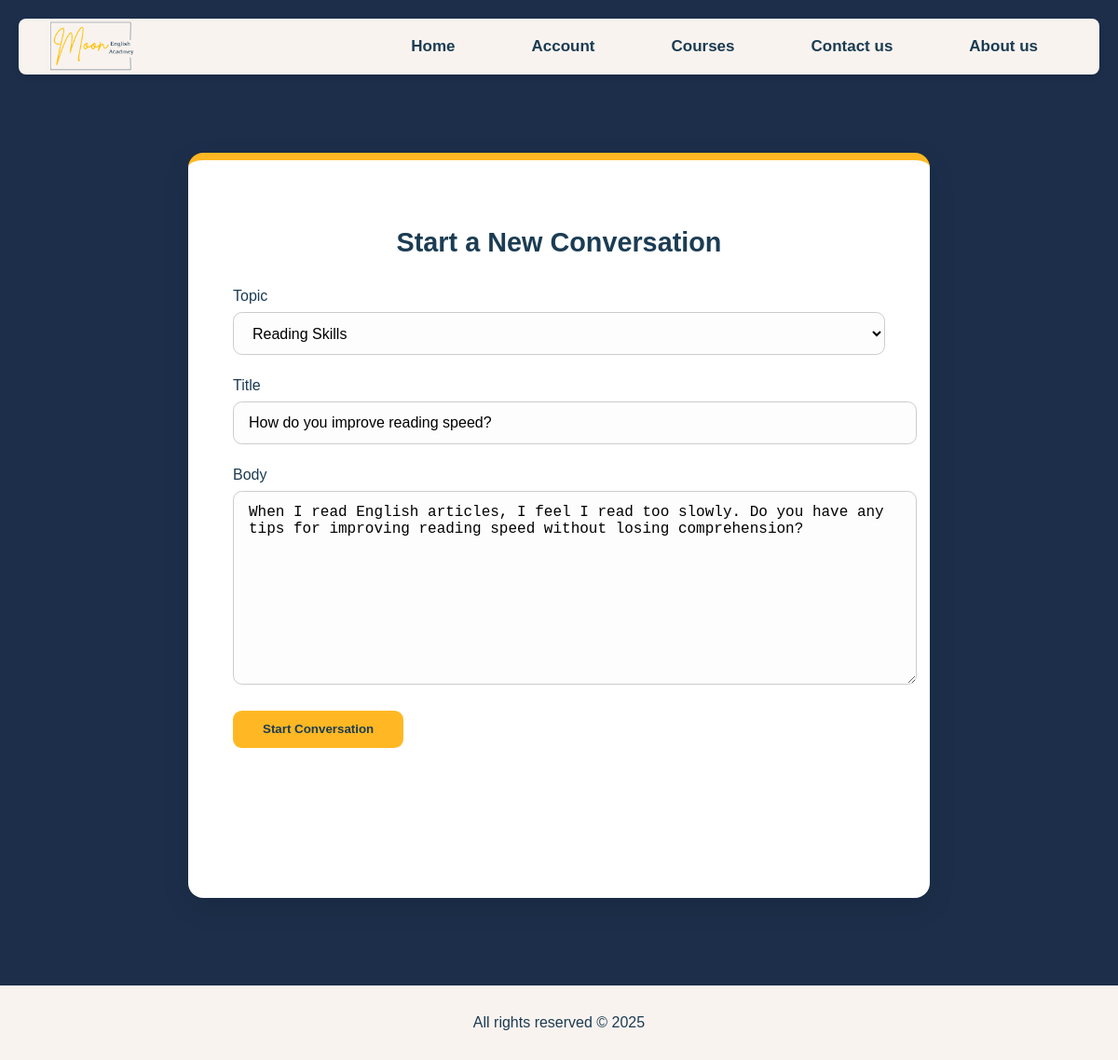
The page /conversation/13/edit/ (signed in) on the database its author committed.
### main/models.py (models this page shows, shortened)
class Conversation(models.Model):
    topic = models.CharField(max_length=100, choices=CONVERSATION_TOPICS)
    user = models.ForeignKey(User, on_delete=models.CASCADE, related_name='conversations')
    title = models.CharField(max_length=200)
    body = models.TextField()
    created = models.DateTimeField(auto_now_add=True)
    updated = models.DateTimeField(auto_now=True)
    participants = models.ManyToManyField(User, related_name='participated_conversations', blank=True)

### main/views.py (the view)
# urls.py: path('conversation/<int:pk>/edit/', views.conversation_edit, name='conversation_edit'),
@login_required
def conversation_edit(request, pk):
    conversation = get_object_or_404(Conversation, pk=pk)
    if request.user != conversation.user:
        return redirect('conversation_detail', pk=pk)
    if request.method == 'POST':
        form = ConversationForm(request.POST, instance=conversation)
        if form.is_valid():
            form.save()
            return redirect('conversation_detail', pk=conversation.pk)
    else:
        form = ConversationForm(instance=conversation)
    return render(request, 'conversation_form.html', {'form': form, 'conversation': conversation})

### main/forms.py
class ConversationForm(forms.ModelForm):
    class Meta:
        model = Conversation
        fields = ['topic', 'title', 'body']

### templates/conversation_form.html (shortened to what this page needs)
{% extends 'base.html' %}
{% load static %}
{% block extra_css %}
  <link rel="stylesheet" href="{% static 'css/conversation_form.css' %}">
{% endblock %}
{% block content %}
<main class="conversation-form-container">
  <div class="conversation-form-box">
    <h2 class="form-title">Start a New Conversation</h2>
    <form method="POST" class="conversation-form">
      <div class="form-group">
        <label for="id_topic">Topic</label>
        {{ form.topic }}
      </div>
      <div class="form-group">
        <label for="id_title">Title</label>
        {{ form.title }}
      </div>
      <div class="form-group">
        <label for="id_body">Body</label>
        {{ form.body }}
      </div>
      <button type="submit" class="submit-btn">Start Conversation</button>
    </form>
  </div>
</main>
{% endblock %}

### static/css/style.css (style rules this page uses)
body { font-family: Arial, sans-serif; background-color: #1c2e4a; color: #1B3C53; margin: 0; padding: 0; direction: ltr; text-align: left; position: relative; }

### static/css/conversation_form.css (style rules this page uses)
.conversation-form-container { display: flex; justify-content: center; padding: 4rem 1rem; min-height: 100vh; }
.conversation-form-box { background-color: #ffffff; padding: 3rem; border-radius: 1rem; width: 100%; max-width: 700px; box-shadow: 0 10px 30px rgba(0, 0, 0, 0.1); border-top: 8px solid #FFB823; }
.form-title { font-size: 1.8rem; color: #1B3C53; margin-bottom: 2rem; text-align: center; font-weight: 600; }
.conversation-form .form-group { margin-bottom: 1.5rem; }
.conversation-form label { display: block; margin-bottom: 0.5rem; color: #1B3C53; font-weight: 500; }
.conversation-form input, .conversation-form select, .conversation-form textarea { width: 100%; padding: 0.8rem 1rem; font-size: 1rem; border: 1px solid #ccc; border-radius: 0.6rem; background-color: #fdfdfd; transition: border 0.3s ease; }
.submit-btn { background-color: #FFB823; color: #1B3C53; font-weight: bold; padding: 0.8rem 2rem; border: none; border-radius: 0.6rem; cursor: pointer; transition: background-color 0.3s ease; }

### rows shown on the page
Conversation: topic "Reading Skills", title "How do you improve reading speed?", body "When I read English articles, I feel I read too slowly. Do you have any tips for improving reading speed without losing comprehension?"
